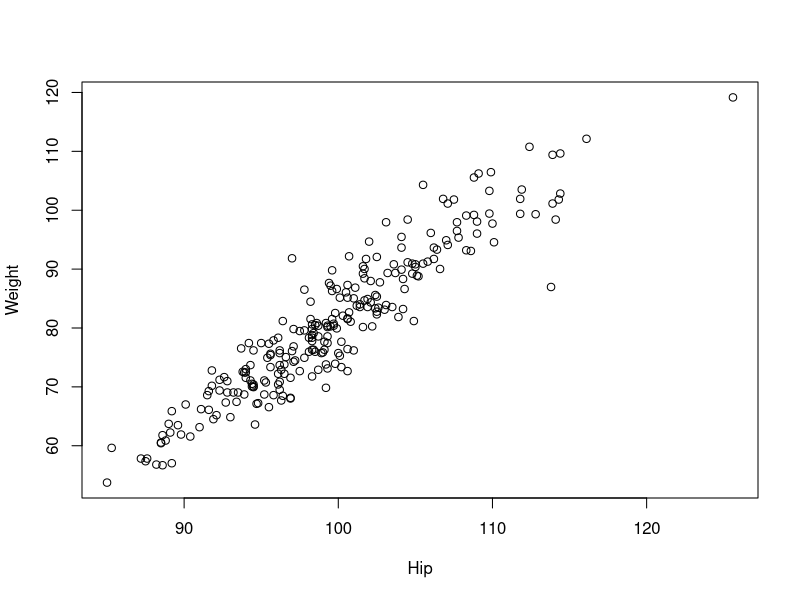
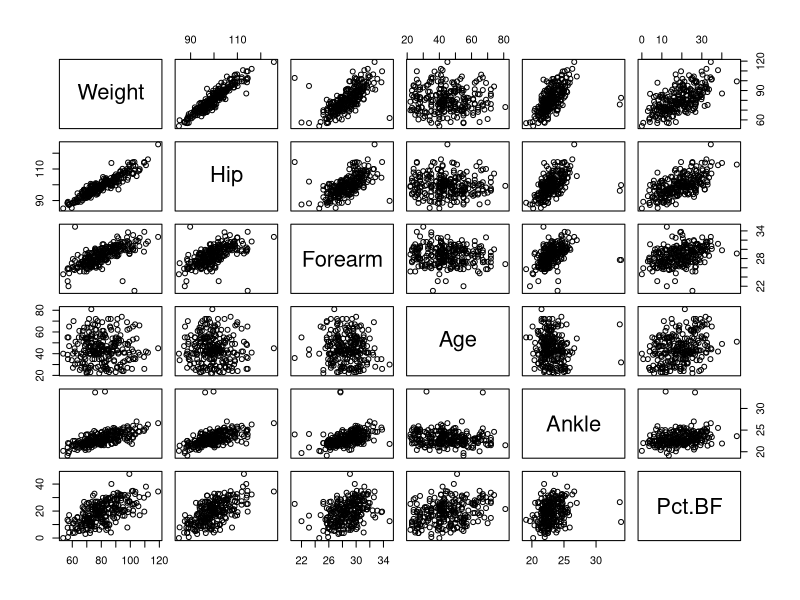
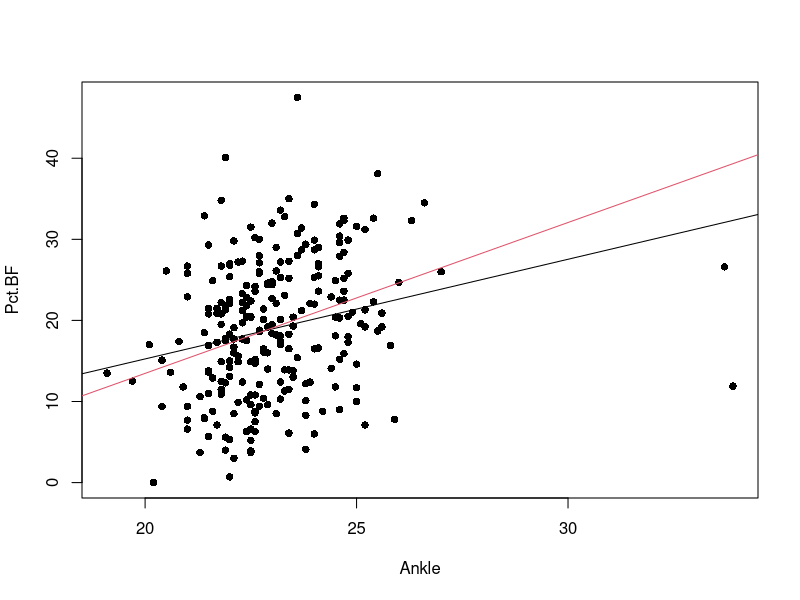
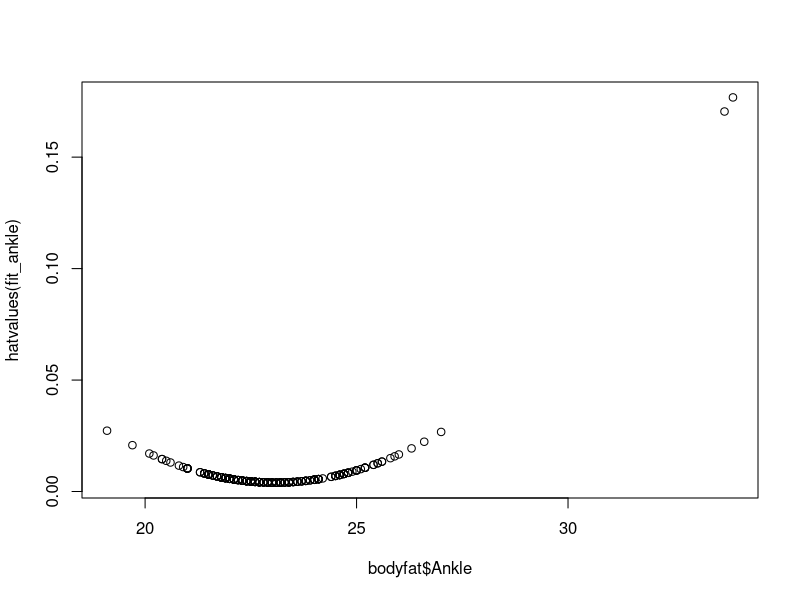
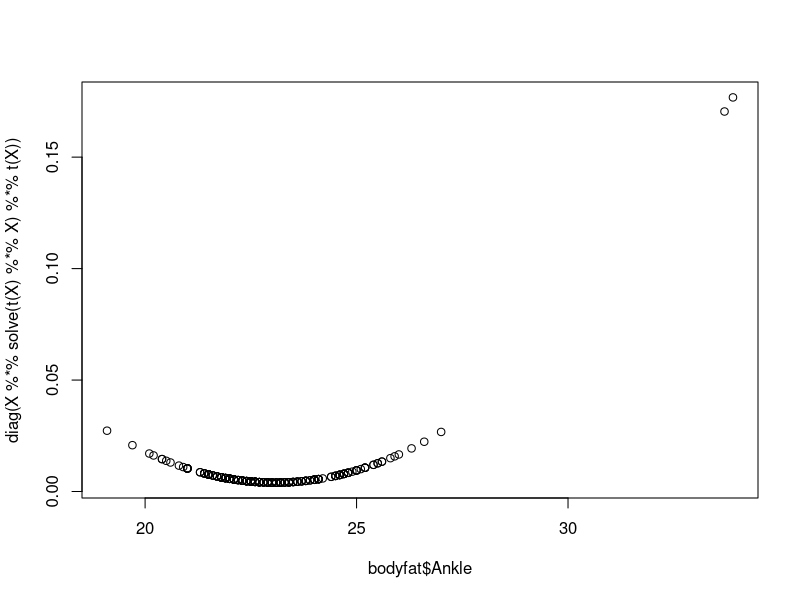
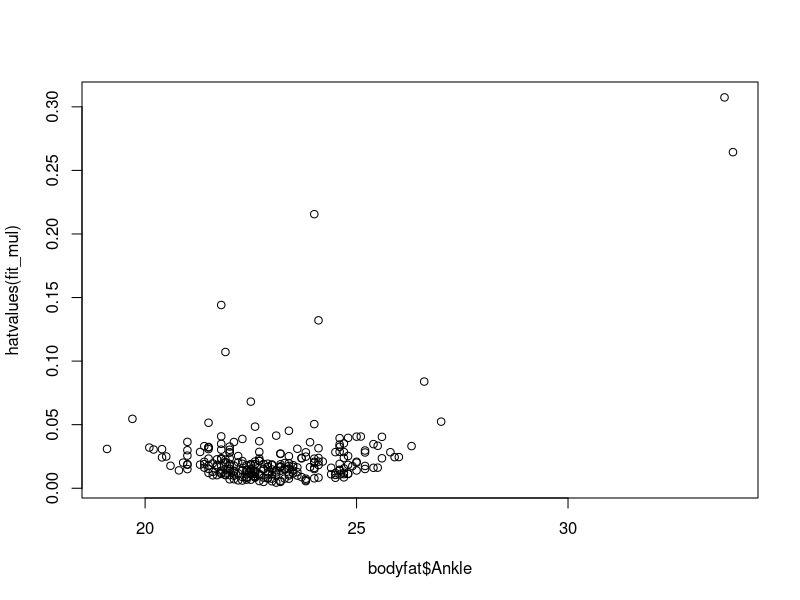
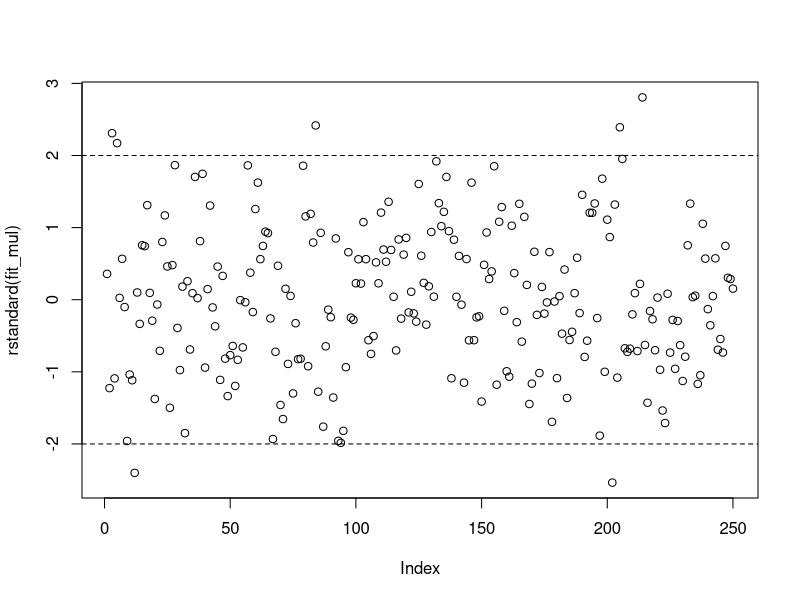
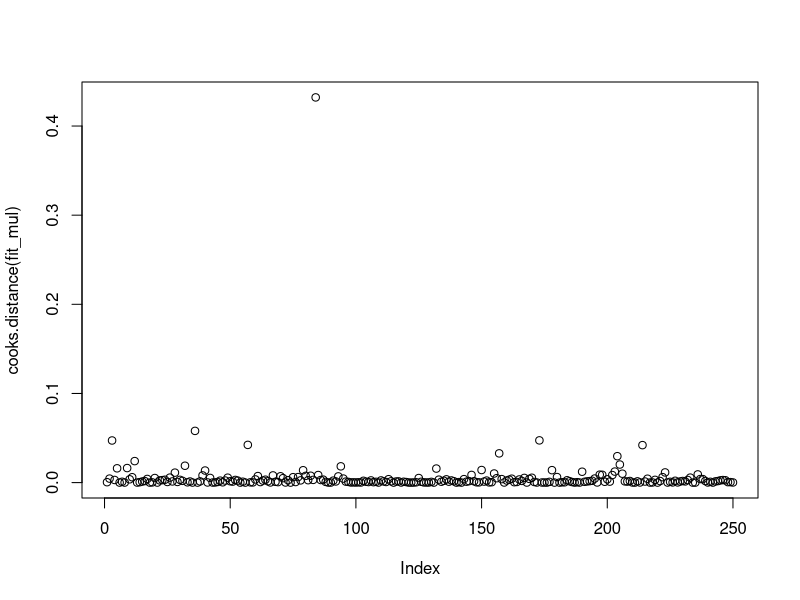

R code for these plots, in order:
## ---- chunk 1
# urlLocation <- "https://dasl.datadescription.com/download/data/3079"
# bodyfat <- read.table(urlLocation, header=TRUE)
bodyfat <- read.csv("bodyfat.csv",header = TRUE)
bodyfat$Height <- bodyfat$Height * 2.54
bodyfat$Weight <- bodyfat$Weight / 2.205
#plot(bodyfat)
## ---- chunk 2
## remove density 
fit_all <- lm(Pct.BF~., data = bodyfat[,c(2:16)])
summary(fit_all)
## ---- chunk 3
fit_all <- lm(Pct.BF~., data = bodyfat[,c(2:7,9:16)])
summary(fit_all)
## ---- chunk 4
summary(lm(Pct.BF~Neck, data = bodyfat[,c(2:7,9:16)]))
## ---- chunk 5
signif(cor(bodyfat[,c(2:7,9:16)]),2)
## ---- chunk 6
summary(lm(Pct.BF~Weight, data = bodyfat[,c(2:7,9:16)]))
summary(lm(Pct.BF~Hip, data = bodyfat[,c(2:7,9:16)]))
summary(lm(Pct.BF~Weight+Hip, data = bodyfat[,c(2:7,9:16)]))
plot(Weight~Hip, data = bodyfat)
summary(lm(Weight~Hip, data = bodyfat))
## ---- chunk 7
predict(lm(Pct.BF~Weight, data = bodyfat[,c(2:7,9:16)]), newdata = data.frame(Weight = 90, Hip = 110), se.fit = TRUE)$se.fit
predict(lm(Pct.BF~Hip, data = bodyfat[,c(2:7,9:16)]), newdata = data.frame(Weight = 90, Hip = 110), se.fit = TRUE)$se.fit
predict(lm(Pct.BF~Weight+Hip, data = bodyfat[,c(2:7,9:16)]), newdata = data.frame(Weight = 90, Hip = 110), se.fit = TRUE)$se.fit
## ---- chunk 8
X <- model.matrix(fit_all)
eigen(crossprod(X))$values
## ---- chunk 9
car::vif(fit_all)
## ---- chunk 10
fit_sub <- lm(Pct.BF ~ Ankle+Age+Forearm+Wrist+Bicep+Height+Neck+Knee+Thigh, 
              data = bodyfat[, c(2:7, 9:16)])
summary(fit_sub)
car::vif(fit_sub)
anova(fit_sub, fit_all)
## ---- chunk 11
fit_sub2 <- lm(Pct.BF ~ Age+Forearm, 
              data = bodyfat[, c(2:7, 9:16)])
summary(fit_sub2)
car::vif(fit_sub2)
anova(fit_sub2, fit_sub)
## ---- chunk 12
plot(bodyfat[,c("Weight","Hip","Forearm","Age","Ankle","Pct.BF")])

plot(bodyfat[,c("Ankle","Pct.BF")], pch = 16)
abline(lm(Pct.BF  ~ Ankle, data  = bodyfat[,c("Ankle","Pct.BF")]), col = 1)
abline(lm(Pct.BF  ~ Ankle, data  = bodyfat[bodyfat$Ankle < 30,c("Ankle","Pct.BF")]), col = 2)
fit_ankle <- lm(Pct.BF  ~ Ankle, data  = bodyfat[,c("Ankle","Pct.BF")])
plot(bodyfat$Ankle, hatvalues(fit_ankle))
X <- model.matrix(fit_ankle)
plot(bodyfat$Ankle, diag(X %*% solve(t(X) %*% X) %*% t(X)))
## ---- chunk 13
fit_mul <- lm(Pct.BF~ ., bodyfat[,c("Weight","Hip","Forearm","Age","Ankle","Pct.BF")])
plot(bodyfat$Ankle, hatvalues(fit_mul))
## ---- chunk 14
head(rstandard(fit_mul))
head(residuals(fit_mul)/(summary(fit_mul)$sigma*sqrt(1-hatvalues(fit_mul))))
plot(rstandard(fit_mul)); abline(h = c(-2,2), lty = 2)
head(rstudent(fit_mul))
## ---- chunk 15
i = 24
summary(fit_mul)$sigma
summary(lm(Pct.BF ~ ., data = bodyfat[-i, c("Weight", "Hip", "Forearm", "Age", "Ankle", "Pct.BF")]))$sigma


i = 84
predict(lm(Pct.BF ~ ., data = bodyfat[-i, c("Weight", "Hip", "Forearm", "Age", "Ankle", "Pct.BF")]), newdata = bodyfat[i, c("Weight", "Hip", "Forearm", "Age", "Ankle", "Pct.BF")])

bodyfat[i, c("Weight", "Hip", "Forearm", "Age", "Ankle", "Pct.BF")]

plot(cooks.distance(fit_mul))
fit_withoutlargeankles <- lm(lm(Pct.BF ~ ., data = bodyfat[, c("Weight", "Hip", "Forearm", "Age", "Ankle", "Pct.BF")], subset = bodyfat$Ankle <30))
summary(fit_withoutlargeankles)
plot(cooks.distance(fit_withoutlargeankles))
plot(fit_withoutlargeankles, which = 4)
plot(fit_ankle, which = 4)
 colvec <- rep(1,250); colvec[31] <- 2; plot(bodyfat[, c("Weight", "Hip", "Forearm", "Age", "Ankle", "Pct.BF")], col = colvec, pch = 16)
## ---- chunk 16
par(mfrow=c(1,1)); plot(fit_mul, which=2, pch = 16, col = "darkred")
